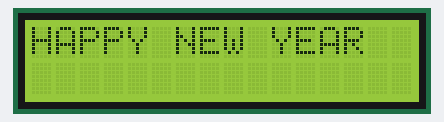
The sketch below on a simulated Arduino Uno, built with avr-gcc and run on an emulated ATmega328P. Parts: 16×2 character LCD.

Above: at 0.1 s.
At 1.2 s:
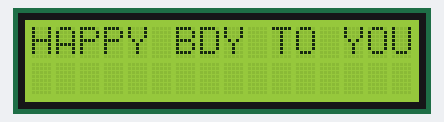

The sketch:

lcdi2c.ino
```cpp
#include <LiquidCrystal_I2C.h>
// Set the LCD address to 0x27 for a 16 chars and 2 line display 0x3F
LiquidCrystal_I2C lcd(0x3F, 16, 2);

//display pin
//SCL Pin for nano v3 A4
//SDA Pin for nano v3 A5
//SCL Pin for Uno R3
//SDA Pin for Uno R3
//SCL Pin for Lely Pad v3 A4
//SDA Pin for Lely Pad v3 A5

void setup()
{
  // initialize the LCD
  lcd.begin();
  // Turn on the blacklight and print a message.
  lcd.backlight();
  lcd.print("Hi! IoTwebplanet.com");
  Serial.begin(9600); //Begin serial communication

}
void loop()
{
lcd.clear();
lcd.print("HAPPY NEW YEAR");
delay(1000);
lcd.clear();
lcd.print("HAPPY BDY TO YOU");
delay(1000);
lcd.clear();
}
```

Measured:
- what the display in image 1 shows lasts 1.0 s, from 1.1 s to 2.1 s
